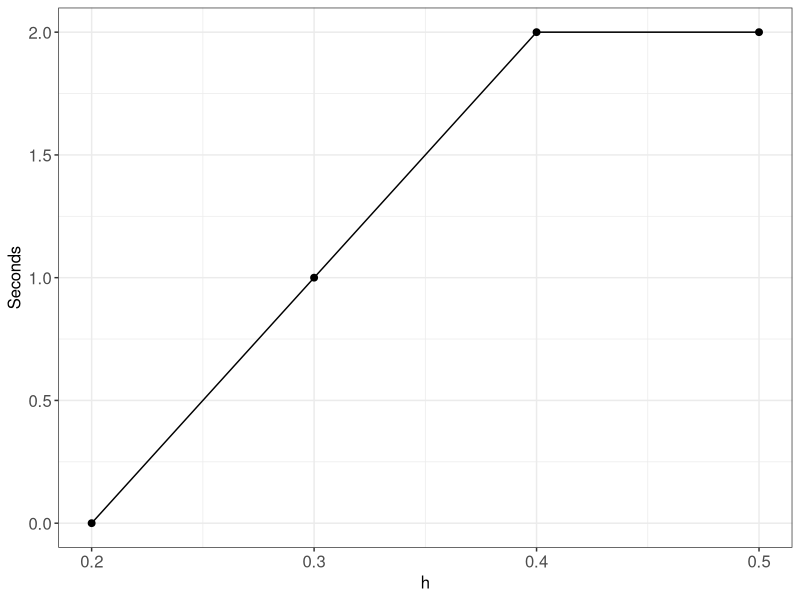
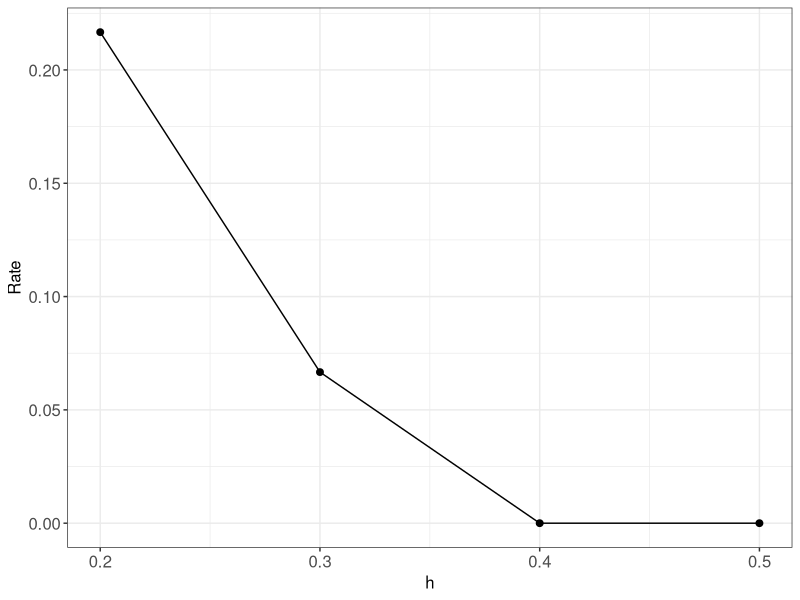

Write the R code that produced these figures, in order.
library(ggplot2)
library(scales)
library(doBy)
library(grid)
library(gridExtra)
library(reshape2)

df = read.table("h.txt", header=T)

pdf("h.pdf", width=8, height=2)
g.root <- ggplot(df) +
  geom_point(aes (x=h, y=delay16), size=2) +
  geom_line(aes (x=h, y=delay16), size=0.5) +
  # scale_x_continuous(breaks=seq(0, 180, 30)) +
  ylab("Seconds") +
  # scale_colour_discrete(labels=c("FP", "FN")) +
  # scale_shape_discrete(labels=c("FP", "FN")) +
  theme_bw() + 
  theme(plot.title=element_text(size=12,hjust=0.5),axis.title=element_text(size=12),axis.text=element_text(size=12),legend.text=element_text(size=12), legend.title=element_blank()) +
  theme(legend.position = 'bottom') 
print(g.root)

g.root <- ggplot(df) +
  geom_point(aes (x=h, y=FP), size=2) +
  geom_line(aes (x=h, y=FP), size=0.5) +
  # scale_x_continuous(breaks=seq(0, 180, 30)) +
  ylab("Rate") +
  # scale_colour_discrete(labels=c("FP", "FN")) +
  # scale_shape_discrete(labels=c("FP", "FN")) +
  theme_bw() + 
  theme(plot.title=element_text(size=12,hjust=0.5),axis.title=element_text(size=12),axis.text=element_text(size=12),legend.text=element_text(size=12), legend.title=element_blank()) +
  theme(legend.position = 'bottom') 
print(g.root)
